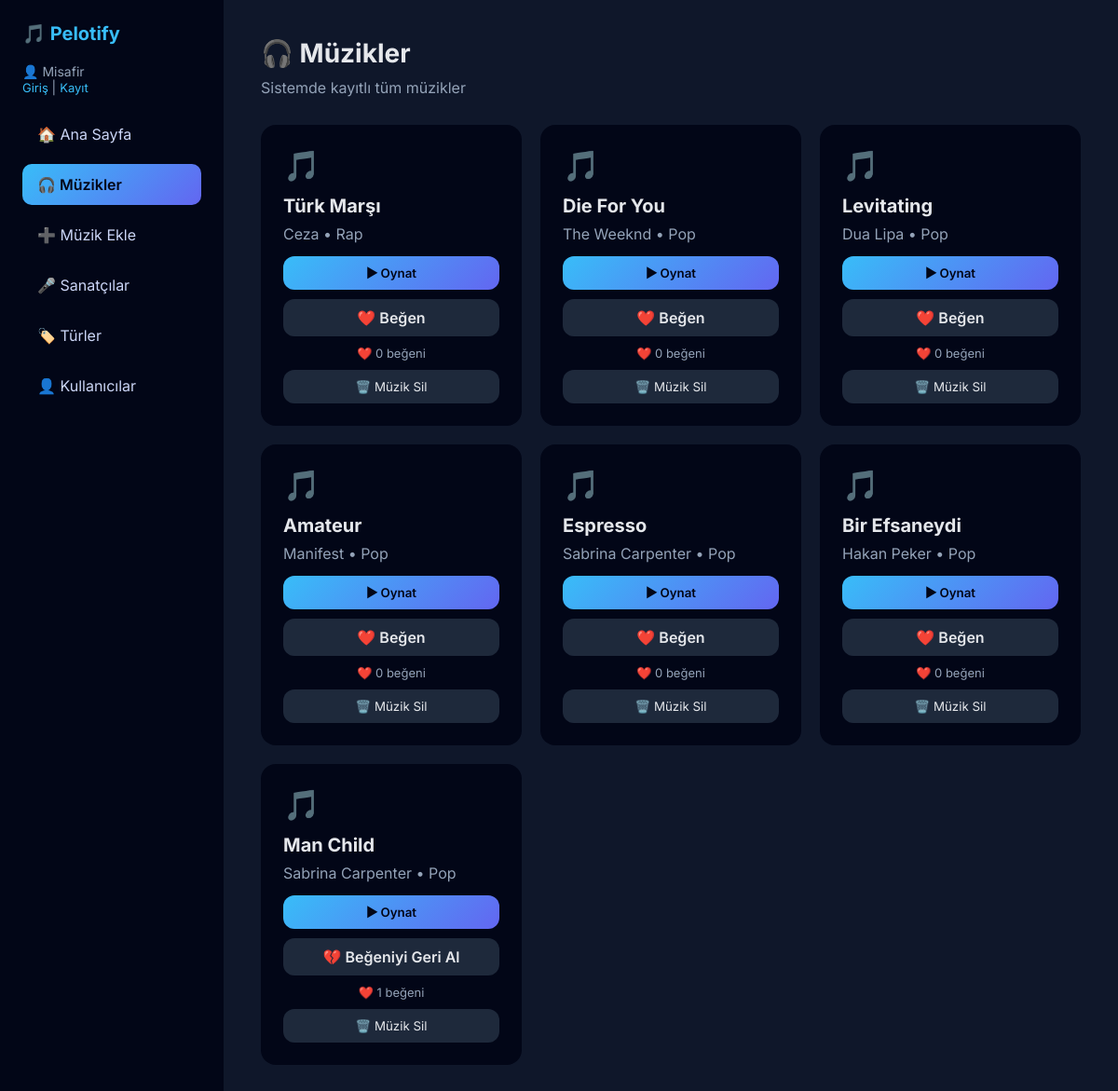
Page /mp3_muzik_sitesi/muzikler.php on the committed database.
### tables this page shows
CREATE TABLE Muzikler (
    muzik_id INT AUTO_INCREMENT PRIMARY KEY,
    muzik_adi VARCHAR(100) NOT NULL,
    muzik_dosya VARCHAR(255) NOT NULL,
    sanatci_id INT NOT NULL,
    tur_id INT NOT NULL,
    sure_saniye INT NOT NULL CHECK (sure_saniye > 0),
    eklenme_tarihi DATETIME DEFAULT CURRENT_TIMESTAMP,
    FOREIGN KEY (sanatci_id) REFERENCES Sanatcilar(sanatci_id),
    FOREIGN KEY (tur_id) REFERENCES Turler(tur_id)
);

CREATE TABLE Sanatcilar (
    sanatci_id INT AUTO_INCREMENT PRIMARY KEY,
    sanatci_adi VARCHAR(100) NOT NULL UNIQUE
);

CREATE TABLE Turler (
    tur_id INT AUTO_INCREMENT PRIMARY KEY,
    tur_adi VARCHAR(50) NOT NULL UNIQUE
);

### mp3_muzik_sitesi/muzikler.php (the view, shortened to what this page needs)
<?php
include "config.php";
include "layout/header.php";
$kullanici_id = 1;
?>
<div class="welcome">
    <h2>🎧 Müzikler</h2>
    <p>Sistemde kayıtlı tüm müzikler</p>
</div>
<div class="cards">
<?php
$q = $pdo->prepare("
    SELECT
        m.muzik_id,
        m.muzik_adi,
        m.muzik_dosya,
        s.sanatci_adi,
        t.tur_adi,
        COUNT(b.begeni_id) AS begeni_sayisi,
        MAX(CASE WHEN b.kullanici_id = ? THEN 1 ELSE 0 END) AS kullanici_begendi
    FROM Muzikler m
    LEFT JOIN Sanatcilar s ON m.sanatci_id = s.sanatci_id
    LEFT JOIN Turler t ON m.tur_id = t.tur_id
    LEFT JOIN Begeni b ON b.muzik_id = m.muzik_id
    GROUP BY m.muzik_id
    ORDER BY m.muzik_id DESC
");
$q->execute([$kullanici_id]);
while ($row = $q->fetch(PDO::FETCH_ASSOC)):
?>
<div class="card">
    <span>🎵</span>
    <h3><?= htmlspecialchars($row["muzik_adi"]) ?></h3>
    <p>
        <?= htmlspecialchars($row["sanatci_adi"] ?? "Sanatçı Yok") ?>
        •
        <?= htmlspecialchars($row["tur_adi"] ?? "Tür Yok") ?>
    </p>
    <div class="card-actions">
        <button class="btn-primary"
            onclick="playSong(
                '<?= htmlspecialchars($row['muzik_adi'], ENT_QUOTES) ?>',
                '<?= htmlspecialchars($row['sanatci_adi'] ?? 'Bilinmeyen', ENT_QUOTES) ?>',
                'muzikler/<?= htmlspecialchars($row['muzik_dosya'], ENT_QUOTES) ?>'
            )">
            ▶ Oynat
        </button>
        <a href="begen.php?muzik_id=<?= (int)$row['muzik_id'] ?>"
           class="btn-like">
            <?= $row['kullanici_begendi'] ? '💔 Beğeniyi Geri Al' : '❤️ Beğen' ?>
        </a>
        <div class="like-count">
            ❤️ <?= (int)$row['begeni_sayisi'] ?> beğeni
        </div>
        <form method="POST" action="muzik_sil.php">
            <button type="submit"
                    class="btn-secondary"
                    onclick="return confirm('Bu müzik silinsin mi?')">
                🗑️ Müzik Sil
            </button>
        </form>
    </div>
</div>
<?php endwhile; ?>
</div>
<?php include "layout/footer.php"; ?>

### mp3_muzik_sitesi/layout/header.php (shortened to what this page needs)
<?php
$currentPage = basename($_SERVER['PHP_SELF']);
?>
<!DOCTYPE html>
<html lang="tr">
<head>
<link rel="stylesheet" href="/mp3_muzik_sitesi/style.css">
</head>
<body>
<div class="dashboard">
    <aside class="sidebar">
       <h1 class="logo-text">🎵 Pelotify</h1>
        <div style="margin-bottom:20px; font-size:14px; color:#94a3b8">
            <?php if (isset($_SESSION["kullanici"])): ?>
                👋 Hoşgeldin<br>
                <strong><?= htmlspecialchars($_SESSION["kullanici"]["ad"]) ?></strong><br>
                <a href="/mp3_muzik_sitesi/auth/logout.php"
                   style="color:#38bdf8; font-size:13px">
                   Çıkış Yap
                </a>
            <?php else: ?>
                👤 Misafir<br>
                <a href="/mp3_muzik_sitesi/auth/login.php"
                   style="color:#38bdf8; font-size:13px">
                   Giriş
                </a> |
                <a href="/mp3_muzik_sitesi/auth/register.php"
                   style="color:#38bdf8; font-size:13px">
                   Kayıt
                </a>
            <?php endif; ?>
        </div>
        <nav>
            <a href="/mp3_muzik_sitesi/index.php"
               class="<?= $currentPage == 'index.php' ? 'active' : '' ?>">
               🏠 Ana Sayfa
            </a>
            <a href="/mp3_muzik_sitesi/muzikler.php"
               class="<?= $currentPage == 'muzikler.php' ? 'active' : '' ?>">
               🎧 Müzikler
            </a>
            <a href="/mp3_muzik_sitesi/muzik_ekle.php"
               class="<?= $currentPage == 'muzik_ekle.php' ? 'active' : '' ?>">
               ➕ Müzik Ekle
            </a>
            <a href="/mp3_muzik_sitesi/sanatcilar.php"
               class="<?= $currentPage == 'sanatcilar.php' ? 'active' : '' ?>">
               🎤 Sanatçılar
            </a>
            <a href="/mp3_muzik_sitesi/turler.php"
               class="<?= $currentPage == 'turler.php' ? 'active' : '' ?>">
               🏷️ Türler
            </a>
            <a href="/mp3_muzik_sitesi/kullanicilar.php"
               class="<?= $currentPage == 'kullanicilar.php' ? 'active' : '' ?>">
               👤 Kullanıcılar
            </a>
        </nav>
    </aside>
    <main class="content">

### mp3_muzik_sitesi/layout/footer.php (shortened to what this page needs)
    </main>
</div>
</body>
</html>

### mp3_muzik_sitesi/style.css (style rules this page uses)
* { margin: 0; padding: 0; box-sizing: border-box; font-family: 'Inter', sans-serif; }
body { background: #0f172a; color: #e5e7eb; }
.dashboard { display: flex; min-height: 100vh; }
.sidebar { width: 240px; background: #020617; padding: 24px; }
.sidebar h1 { font-size: 20px; margin-bottom: 20px; color: #38bdf8; }
.sidebar nav { margin-top: 20px; }
.sidebar nav a { display: block; padding: 12px 16px; margin-bottom: 10px; text-decoration: none; color: #cbd5f5; border-radius: 10px; transition: all 0.3s; }
.sidebar nav a:hover, .sidebar nav a.active { background: linear-gradient(135deg, #38bdf8, #6366f1); color: #020617; font-weight: 600; }
.content { flex: 1; padding: 40px; }
.welcome { margin-bottom: 30px; }
.welcome h2 { font-size: 28px; margin-bottom: 10px; }
.welcome p { color: #94a3b8; }
.cards { display: grid; grid-template-columns: repeat(auto-fit, minmax(220px, 1fr)); gap: 20px; }
.card { background: #020617; border-radius: 16px; padding: 24px; color: #e5e7eb; transition: transform 0.3s, box-shadow 0.3s; }
.card span { font-size: 32px; }
.card h3 { margin-top: 12px; font-size: 20px; }
.card p { margin-top: 8px; color: #94a3b8; }
.btn-primary { background: linear-gradient(135deg, #38bdf8, #6366f1); color: #020617; padding: 10px 16px; border-radius: 12px; border: none; cursor: pointer; font-weight: 600; }
.btn-secondary { background: #1e293b; color: #e5e7eb; padding: 10px 16px; border-radius: 12px; border: none; cursor: pointer; }
a { text-decoration: none; }
.card, .card * { text-decoration: none !important; }
.card-actions { display: flex; flex-direction: column; gap: 10px; margin-top: 14px; }
.card-actions button, .card-actions a, .card-actions form { width: 100%; }
.btn-like { background: #1e293b; color: #e5e7eb; padding: 10px 16px; border-radius: 12px; text-align: center; font-weight: 600; transition: background 0.3s; }
.like-count { font-size: 13px; color: #94a3b8; text-align: center; }

### rows in the picture
muzikler: muzik_adi "Türk Marşı", sanatci.sanatci_adi "Ceza", tur.tur_adi "Rap", shows "❤️ Beğen", begeni_sayisi "0"
muzikler: muzik_adi "Die For You", sanatci.sanatci_adi "The Weeknd", tur.tur_adi "Pop", shows "❤️ Beğen", begeni_sayisi "0"
muzikler: muzik_adi "Levitating", sanatci.sanatci_adi "Dua Lipa", tur.tur_adi "Pop", shows "❤️ Beğen", begeni_sayisi "0"
muzikler: muzik_adi "Amateur", sanatci.sanatci_adi "Manifest", tur.tur_adi "Pop", shows "❤️ Beğen", begeni_sayisi "0"
muzikler: muzik_adi "Espresso", sanatci.sanatci_adi "Sabrina Carpenter", tur.tur_adi "Pop", shows "❤️ Beğen", begeni_sayisi "0"
muzikler: muzik_adi "Bir Efsaneydi", sanatci.sanatci_adi "Hakan Peker", tur.tur_adi "Pop", shows "❤️ Beğen", begeni_sayisi "0"
muzikler: muzik_adi "Man Child", sanatci.sanatci_adi "Sabrina Carpenter", tur.tur_adi "Pop", shows "💔 Beğeniyi Geri Al", begeni_sayisi "1"
